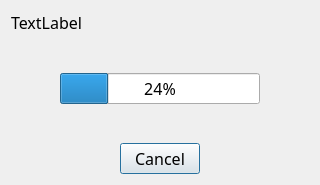
<?xml version="1.0" encoding="UTF-8"?>
<ui version="4.0">
 <class>Dialog</class>
 <widget class="QDialog" name="Dialog">
  <property name="geometry">
   <rect>
    <x>0</x>
    <y>0</y>
    <width>320</width>
    <height>185</height>
   </rect>
  </property>
  <property name="windowTitle">
   <string>Dialog</string>
  </property>
  <layout class="QVBoxLayout" name="verticalLayout">
   <item>
    <widget class="QLabel" name="label">
     <property name="font">
      <font>
       <family>Waree</family>
       <pointsize>12</pointsize>
      </font>
     </property>
     <property name="text">
      <string>TextLabel</string>
     </property>
    </widget>
   </item>
   <item>
    <spacer name="verticalSpacer_2">
     <property name="orientation">
      <enum>Qt::Vertical</enum>
     </property>
     <property name="sizeHint" stdset="0">
      <size>
       <width>20</width>
       <height>8</height>
      </size>
     </property>
    </spacer>
   </item>
   <item>
    <layout class="QHBoxLayout" name="horizontalLayout">
     <item>
      <spacer name="horizontalSpacer">
       <property name="orientation">
        <enum>Qt::Horizontal</enum>
       </property>
       <property name="sizeHint" stdset="0">
        <size>
         <width>40</width>
         <height>20</height>
        </size>
       </property>
      </spacer>
     </item>
     <item>
      <widget class="QProgressBar" name="progressBar">
       <property name="minimumSize">
        <size>
         <width>200</width>
         <height>0</height>
        </size>
       </property>
       <property name="font">
        <font>
         <family>Waree</family>
         <pointsize>12</pointsize>
        </font>
       </property>
       <property name="value">
        <number>24</number>
       </property>
      </widget>
     </item>
     <item>
      <spacer name="horizontalSpacer_2">
       <property name="orientation">
        <enum>Qt::Horizontal</enum>
       </property>
       <property name="sizeHint" stdset="0">
        <size>
         <width>40</width>
         <height>20</height>
        </size>
       </property>
      </spacer>
     </item>
    </layout>
   </item>
   <item>
    <spacer name="verticalSpacer">
     <property name="orientation">
      <enum>Qt::Vertical</enum>
     </property>
     <property name="sizeHint" stdset="0">
      <size>
       <width>20</width>
       <height>8</height>
      </size>
     </property>
    </spacer>
   </item>
   <item>
    <layout class="QHBoxLayout" name="horizontalLayout_2">
     <item>
      <spacer name="horizontalSpacer_3">
       <property name="orientation">
        <enum>Qt::Horizontal</enum>
       </property>
       <property name="sizeHint" stdset="0">
        <size>
         <width>40</width>
         <height>20</height>
        </size>
       </property>
      </spacer>
     </item>
     <item>
      <widget class="QPushButton" name="pushButtonCancel">
       <property name="font">
        <font>
         <family>Waree</family>
         <pointsize>12</pointsize>
        </font>
       </property>
       <property name="text">
        <string>Cancel</string>
       </property>
      </widget>
     </item>
     <item>
      <spacer name="horizontalSpacer_4">
       <property name="orientation">
        <enum>Qt::Horizontal</enum>
       </property>
       <property name="sizeHint" stdset="0">
        <size>
         <width>40</width>
         <height>20</height>
        </size>
       </property>
      </spacer>
     </item>
    </layout>
   </item>
  </layout>
 </widget>
 <resources/>
 <connections/>
</ui>
